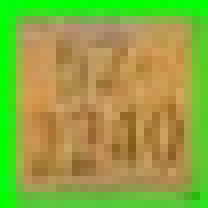
#> input picture cropped_liscence_plates/count_1.jpg, 26 x 26 px (shown 8 times larger)
$ python image_resize.py
#> lines starting #> are read from the running program, lines starting #| are printed output that depends on the picture
import cv2

image_path = 'cropped_liscence_plates/count_1.jpg'
image = cv2.imread(image_path)
#> image is the input picture: shape (26, 26, 3); mean B, G, R 64.1, 165.7, 142.9
image = cv2.resize(image, (64, 64),
               interpolation = cv2.INTER_LINEAR)
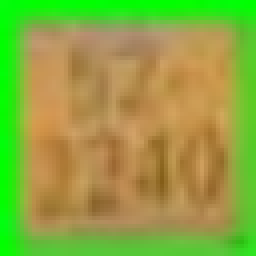
#> image: shape (64, 64, 3) (shown 4 times larger); mean B, G, R 63.9, 165.6, 142.8
print(image.shape)
#| (64, 64, 3)
window_name = 'image'

# Using cv2.imshow() method
# Displaying the image
cv2.imshow(window_name, image)

# waits for user to press any key
# (this is necessary to avoid Python kernel form crashing)
cv2.waitKey(0)

# closing all open windows
cv2.destroyAllWindows()

$ run again, with cropped_liscence_plates/count_2.jpg copied over cropped_liscence_plates/count_1.jpg
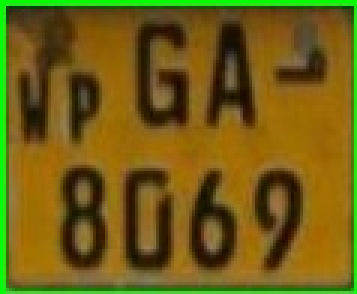
#> input picture cropped_liscence_plates/count_2.jpg, 119 x 98 px (shown 3 times larger)
#> image is the input picture: shape (98, 119, 3); mean B, G, R 19.7, 94.2, 112.1
#> `image = cv2.resize(image, (64, 64), interpolation = cv2.INTER_LINEAR)`:
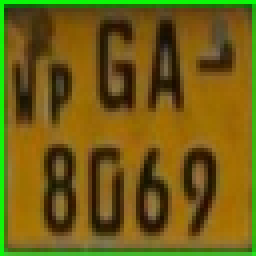
#> image: shape (64, 64, 3) (shown 4 times larger); mean B, G, R 19.5, 93.9, 112
#| (64, 64, 3)

$ run again, with cropped_liscence_plates/count_3.jpg copied over cropped_liscence_plates/count_1.jpg
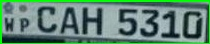
#> input picture cropped_liscence_plates/count_3.jpg, 210 x 44 px
#> image is the input picture: shape (44, 210, 3); mean B, G, R 116, 133.8, 95.9
#> `image = cv2.resize(image, (64, 64), interpolation = cv2.INTER_LINEAR)`:
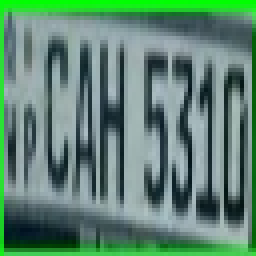
#> image: shape (64, 64, 3) (shown 4 times larger); mean B, G, R 115.4, 133.6, 95.4
#| (64, 64, 3)

$ run again, with cropped_liscence_plates/count_4.jpg copied over cropped_liscence_plates/count_1.jpg
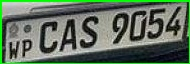
#> input picture cropped_liscence_plates/count_4.jpg, 190 x 64 px
#> image is the input picture: shape (64, 190, 3); mean B, G, R 94.4, 112.4, 95.5
#> `image = cv2.resize(image, (64, 64), interpolation = cv2.INTER_LINEAR)`:
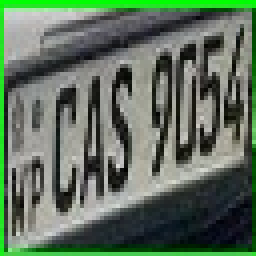
#> image: shape (64, 64, 3) (shown 4 times larger); mean B, G, R 94, 112.4, 95.1
#| (64, 64, 3)
